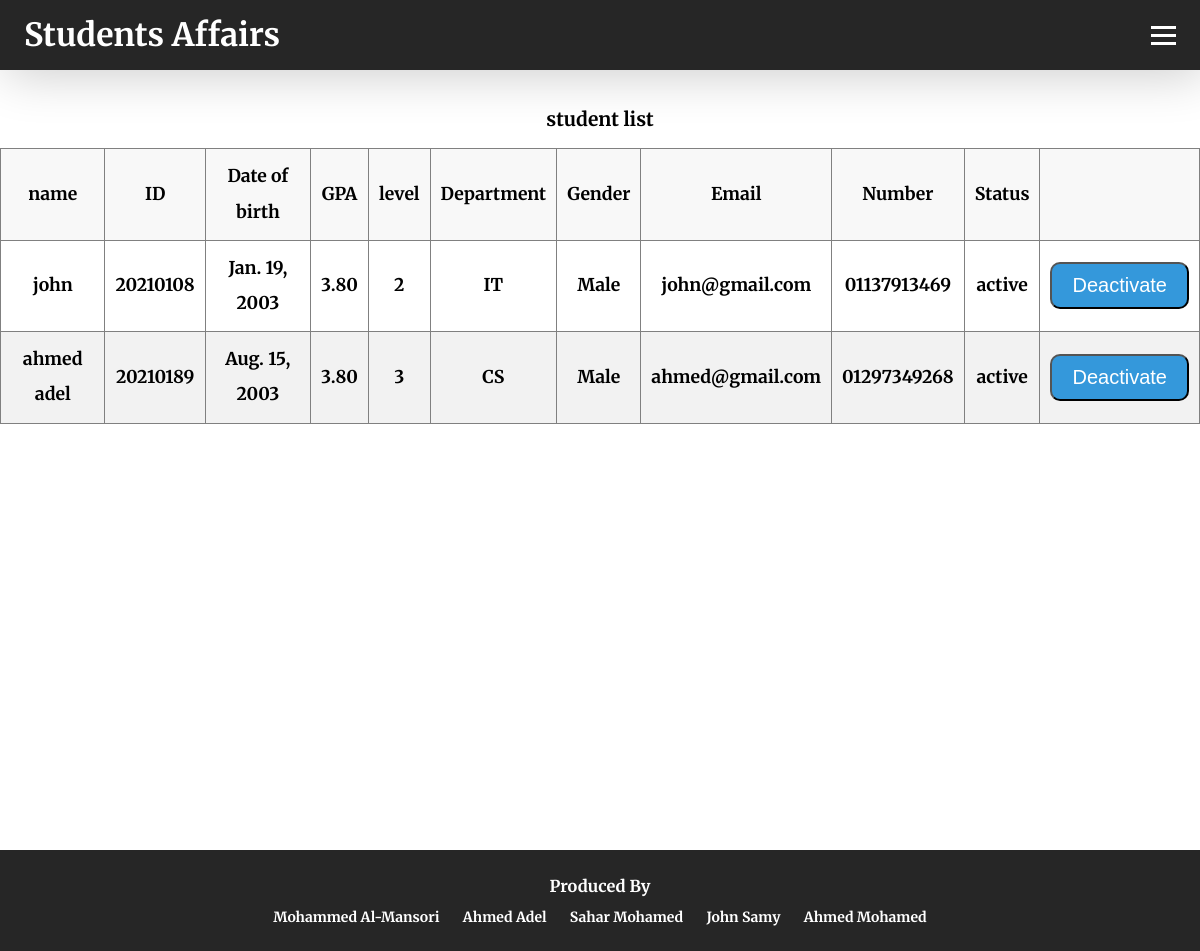
Page /html/student_list.html on the earlier database version.
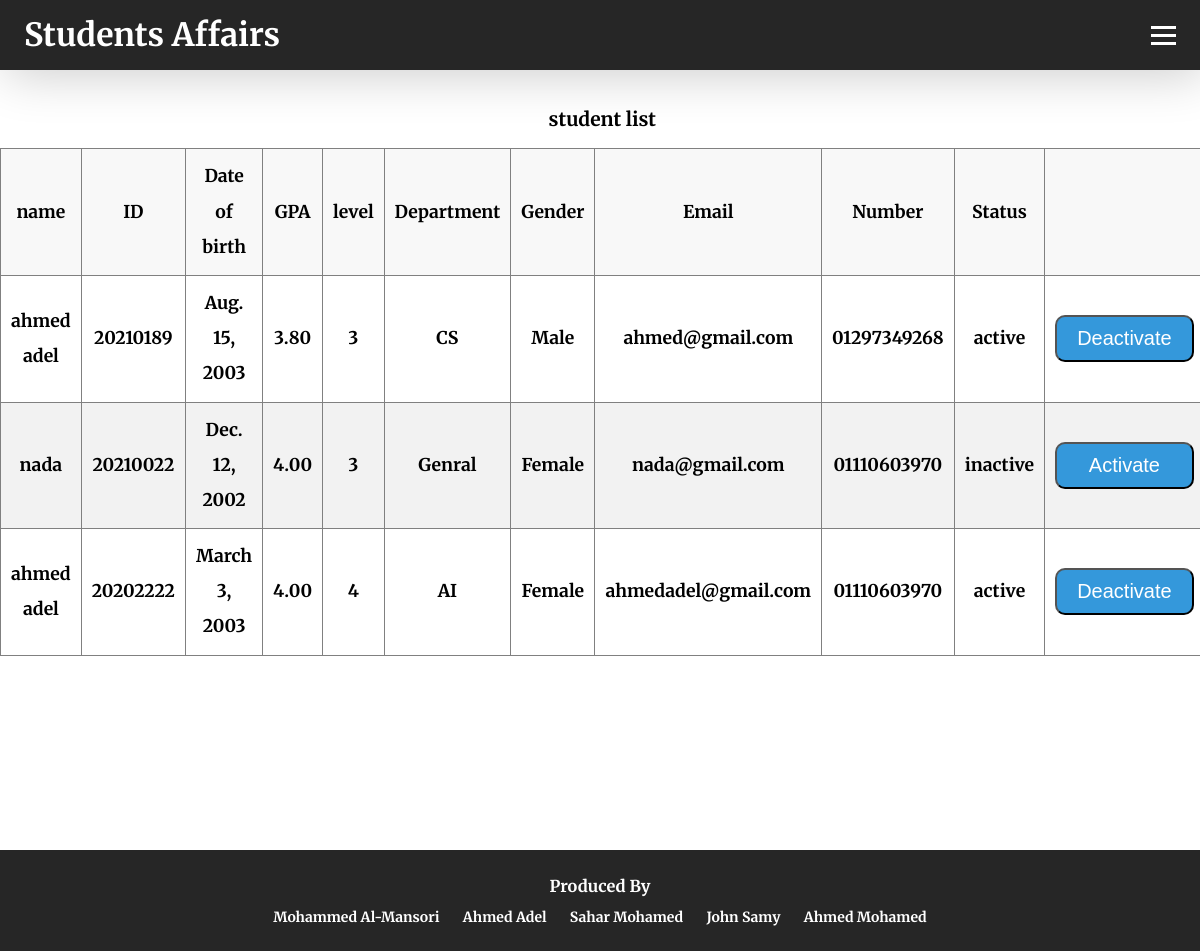
Same page on the later database version.
### student_affairs_app/models.py (models this page shows, shortened)
class Student(models.Model):
    name = models.CharField(max_length=255)
    email = models.EmailField()
    mobile = models.CharField(max_length=15)
    IDnum = models.CharField(max_length=9)
    birthDate = models.DateField()
    gpa = models.DecimalField(max_digits=3, decimal_places=2)
    level = models.PositiveIntegerField()
    dep = models.CharField(max_length=255)
    gender = models.CharField(max_length=10)
    status = models.CharField(max_length=10, choices=[('active', 'Active'), ('inactive', 'Inactive')])

### student_affairs_app/views.py (the view)
# urls.py: path('html/student_list.html',views.student_list,name='student_list'),
def student_list(request):
  students = Student.objects.all()
  return render(request, 'html/student_list.html', {'students':students})

### student_affairs_app/templates/html/student_list.html (shortened to what this page needs)
<!DOCTYPE html>
<html lang="en">
<head>
  {% load static %}
  <link rel="stylesheet" type="text/css" href="{% static 'css/styles.css' %}">
</head>
<body>
  <header class="navContener">
    <nav class="navbar">
      <a class="nav-brand">Students Affairs</a>
      <div class="hamburger">
        <span class="bar"></span>
        <span class="bar"></span>
        <span class="bar"></span>
      </div>
    </nav>
  </header>
  <section class="main">
    <table border="1" inputmode="html" class="table">
      <caption class="tableName">student list</caption>
      <thead class="tableHead">
        <tr>
          <td>name</td>
          <td>ID</td>
          <td>Date of birth</td>
          <td>GPA</td>
          <td>level</td>
          <td>Department</td>
          <td>Gender</td>
          <td>Email</td>
          <td>Number</td>
          <td>Status</td>
          <td></td>
        </tr>
      </thead>
      <tbody id="tableBodyList" class="tableList">
        {% for student in students %}
        <tr>
          <td>{{ student.name }}</td>
          <td>{{ student.IDnum }}</td>
          <td>{{ student.birthDate }}</td>
          <td>{{ student.gpa }}</td>
          <td>{{ student.level }}</td>
          <td>{{ student.dep }}</td>
          <td>{{ student.gender }}</td>
          <td>{{ student.email }}</td>
          <td>{{ student.mobile }}</td>
          <td>{{ student.status }}</td>
          <td>
            <form method="post" action="{% url 'switch_state' student.id %}">
              <button type="submit" class="btn">{% if student.status == "active" %}Deactivate{% else %}Activate{% endif %}</button>
            </form>
          </td>
        </tr>
        {% endfor %}
      </tbody>
    </table>
  </section>
  <footer>
    <h3>Produced By</h3>
    <ul>
      <li>Mohammed Al-Mansori</li>
      <li>Ahmed Adel</li>
      <li>Sahar Mohamed</li>
      <li>John Samy</li>
      <li>Ahmed Mohamed</li>
    </ul>
  </footer>
</body>
</html>

Differences in the rows shown:
removed Student: name "john", IDnum "20210108", birthDate "Jan. 19, 2003", gpa "3.80", level "2", dep "IT", gender "Male", email "john@gmail.com", mobile "01137913469", status "active", shows "Deactivate"
added Student: name "nada", IDnum "20210022", birthDate "Dec. 12, 2002", gpa "4.00", level "3", dep "Genral", gender "Female", email "nada@gmail.com", mobile "01110603970", status "inactive", shows "Activate"
added Student: name "ahmed adel", IDnum "20202222", birthDate "March 3, 2003", gpa "4.00", level "4", dep "AI", gender "Female", email "ahmedadel@gmail.com", mobile "01110603970", status "active", shows "Deactivate"
